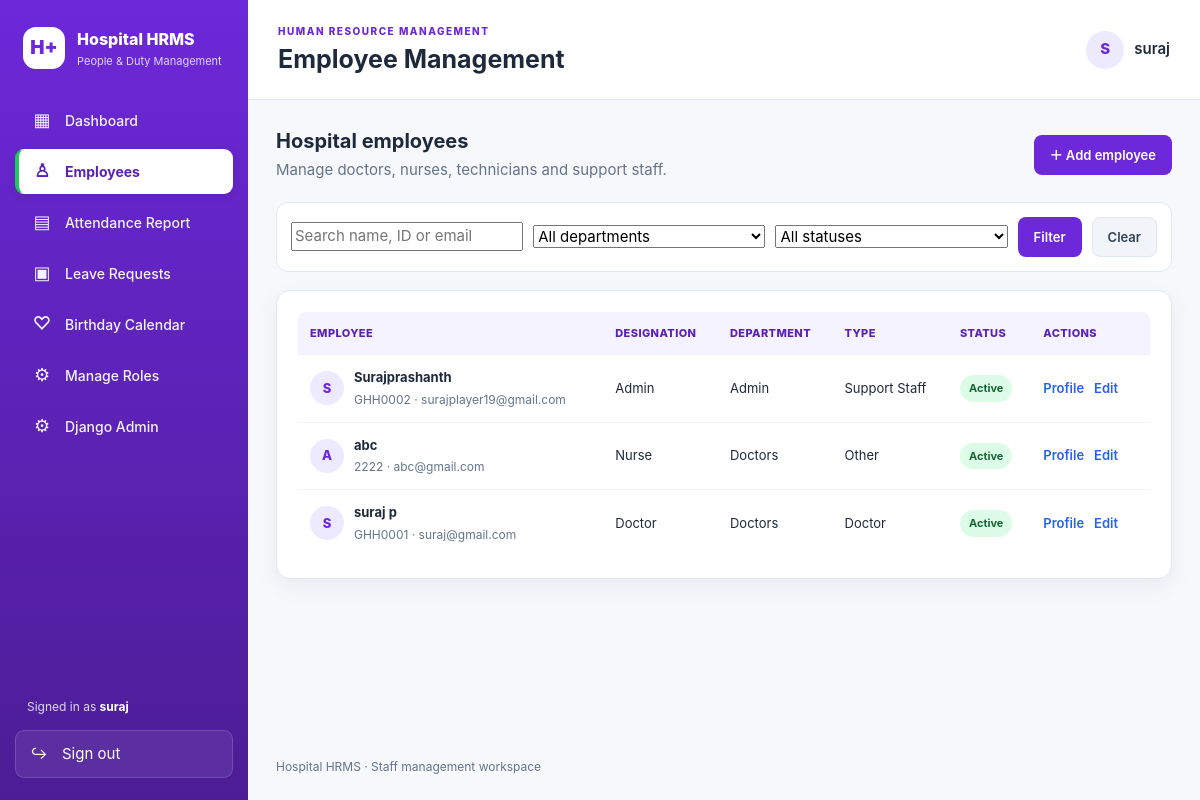
Screenshot of /employees/ (signed in) with the database file from the repository.
### hr/models.py (models this page shows, shortened)
class Employee(models.Model):
    class Status(models.TextChoices):
        ACTIVE = "ACTIVE", "Active"
        INACTIVE = "INACTIVE", "Inactive"
        ON_LEAVE = "ON_LEAVE", "On Leave"
    class StaffType(models.TextChoices):
        DOCTOR = "DOCTOR", "Doctor"
        DUTY_DOCTOR = "DUTY_DOCTOR", "Duty Doctor"
        NURSE = "NURSE", "Nurse"
        TECHNICIAN = "TECHNICIAN", "Technician"
        RECEPTIONIST = "RECEPTIONIST", "Receptionist"
        SUPPORT = "SUPPORT", "Support Staff"
        OTHER = "OTHER", "Other"
    user = models.OneToOneField(
        settings.AUTH_USER_MODEL,
        on_delete=models.SET_NULL,
        null=True,
        blank=True,
        related_name="employee_profile",
    )
    employee_id = models.CharField(
        max_length=20,
        unique=True,
    )
    name = models.CharField(max_length=150)
    email = models.EmailField(unique=True)
    phone = models.CharField(max_length=20)
    designation = models.CharField(max_length=100)
    staff_type = models.CharField(
        max_length=20,
        choices=StaffType.choices,
        default=StaffType.OTHER,
    )
    department = models.ForeignKey(
        Department,
        on_delete=models.PROTECT,
        related_name="employees",
    )
    manager = models.ForeignKey(
        "self",
        on_delete=models.SET_NULL,
        null=True,
        blank=True,
        related_name="direct_reports",
        verbose_name="Reports To",
    )
    joining_date = models.DateField()
    birthday = models.DateField(
        null=True,
        blank=True,
    )
    salary = models.DecimalField(
        max_digits=12,
        decimal_places=2,
    )
    status = models.CharField(
        max_length=10,
        choices=Status.choices,
        default=Status.ACTIVE,
    )
    class Meta:
        ordering = ["name"]

class Department(models.Model):
    name = models.CharField(max_length=100, unique=True)
    description = models.TextField(blank=True)
    class Meta:
        permissions = [
            ("view_dashboard", "Can view the HRMS dashboard"),
            ("view_employee_pages", "Can view employee pages"),
            ("manage_employee_pages", "Can add and edit employees"),
            ("view_attendance_pages", "Can view attendance pages"),
            ("apply_leave_requests", "Can apply for leave"),
            ("view_leave_pages", "Can view leave requests"),
            ("approve_leave_requests", "Can approve or reject leave requests"),
            ("view_birthday_calendar", "Can view the birthday calendar"),
        ]

### hr/views.py (the view)
# urls.py: path("employees/", views.employee_list, name="employee_list"),
@login_required
@permission_required("hr.view_employee_pages", raise_exception=True)
def employee_list(request):
    employees = Employee.objects.select_related(
        "department",
        "user",
    ).all().order_by("name")
    departments = Department.objects.all()
    query = request.GET.get("q", "").strip()
    department = request.GET.get("department", "")
    status = request.GET.get("status", "")
    if query:
        employees = employees.filter(
            Q(name__icontains=query)
            | Q(employee_id__icontains=query)
            | Q(email__icontains=query)
        )
    if department:
        employees = employees.filter(
            department_id=department
        )
    if status in ("ACTIVE", "INACTIVE", "ON_LEAVE"):
        employees = employees.filter(
            status=status
        )
    return render(
        request,
        "hr/employee_list.html",
        {
            "employees": employees,
            "departments": departments,
            "query": query,
            "selected_department": department,
            "selected_status": status,
        },
    )

### hr/templates/hr/employee_list.html (shortened to what this page needs)
{% extends "hr/base.html" %}
{% block page_heading %}Employee Management{% endblock %}
{% block content %}
<div class="page-toolbar"><div><h2>Hospital employees</h2><p class="muted">Manage doctors, nurses, technicians and support staff.</p></div><a class="btn btn-primary" href="{% url 'employee_create' %}">＋ Add employee</a></div>
<form method="get" class="filter-bar">
  <input type="search" name="q" value="{{ request.GET.q }}" placeholder="Search name, ID or email">
  <select name="department"><option value="">All departments</option></select>
  <select name="status"><option value="">All statuses</option></select>
  <button class="btn btn-primary" type="submit">Filter</button><a class="btn btn-light" href="{% url 'employee_list' %}">Clear</a>
</form>
<section class="panel"><div class="table-wrap"><table><thead><tr><th>Employee</th><th>Designation</th><th>Department</th><th>Type</th><th>Status</th><th>Actions</th></tr></thead><tbody>
{% for employee in employees %}
<tr><td><div class="person-cell"><span class="avatar avatar-small">{{ employee.name|first|upper }}</span><span><strong>{{ employee.name }}</strong><small>{{ employee.employee_id }} · {{ employee.email }}</small></span></div></td><td>{{ employee.designation }}</td><td>{{ employee.department.name }}</td><td>{{ employee.get_staff_type_display }}</td><td><span class="status status-{{ employee.status|lower }}">{{ employee.get_status_display }}</span></td><td class="actions"><a href="{% url 'employee_profile' employee.pk %}">Profile</a><a href="{% url 'employee_edit' employee.pk %}">Edit</a></td></tr>
{% empty %}<tr><td colspan="6" class="empty">No employees found. Add an employee to get started.</td></tr>{% endfor %}
</tbody></table></div></section>
{% endblock %}

### hr/templates/hr/base.html (shortened to what this page needs)
{% load static %}
<!DOCTYPE html>
<html lang="en">
<head>
    <link rel="stylesheet" href="{% static 'hr/css/theme.css' %}">
</head>
<body>
<div class="app-shell" id="appShell">
    <aside class="sidebar" id="sidebar" aria-label="Main navigation">
        <a class="brand" href="{% url 'dashboard' %}">
            <span class="brand-mark">H+</span>
            <span class="brand-text">
                Hospital HRMS
                <small>People &amp; Duty Management</small>
            </span>
        </a>
        <nav class="nav-links">
            {% if perms.hr.view_dashboard %}
                <a href="{% url 'dashboard' %}"
                   class="{% if request.resolver_match.url_name == 'dashboard' %}active{% endif %}">
                    <span class="nav-icon">▦</span>
                    <span>Dashboard</span>
                </a>
            {% endif %}
            {% if perms.hr.view_employee_pages %}
                <a href="{% url 'employee_list' %}"
                   class="{% if request.resolver_match.url_name == 'employee_list' or request.resolver_match.url_name == 'employee_create' or request.resolver_match.url_name == 'employee_edit' or request.resolver_match.url_name == 'employee_profile' %}active{% endif %}">
                    <span class="nav-icon">♙</span>
                    <span>Employees</span>
                </a>
            {% endif %}
            {% if perms.hr.view_attendance_pages or request.user.employee_profile %}
                <a href="{% url 'attendance_report' %}"
                   class="{% if request.resolver_match.url_name == 'attendance_report' %}active{% endif %}">
                    <span class="nav-icon">▤</span>
                    <span>{% if request.user.is_superuser or perms.hr.manage_employee_pages %}Attendance Report{% else %}My Attendance{% endif %}</span>
                </a>
            {% endif %}
            {% if perms.hr.view_leave_pages %}
                <a href="{% url 'leave_list' %}"
                   class="{% if request.resolver_match.url_name == 'leave_list' or request.resolver_match.url_name == 'leave_create' or request.resolver_match.url_name == 'leave_review' %}active{% endif %}">
                    <span class="nav-icon">▣</span>
                    <span>Leave Requests</span>
                </a>
            {% endif %}
            {% if perms.hr.view_birthday_calendar %}
                <a href="{% url 'birthday_calendar' %}"
                   class="{% if request.resolver_match.url_name == 'birthday_calendar' %}active{% endif %}">
                    <span class="nav-icon">♡</span>
                    <span>Birthday Calendar</span>
                </a>
            {% endif %}
            {% if request.user.is_superuser %}
                <a href="{% url 'role_management' %}"
                   class="{% if request.resolver_match.url_name == 'role_management' %}active{% endif %}">
                    <span class="nav-icon">⚙</span>
                    <span>Manage Roles</span>
                </a>
            {% endif %}
            {% if request.user.is_staff %}
                <a href="{% url 'admin:index' %}"
                   class="{% if request.resolver_match.namespace == 'admin' %}active{% endif %}">
                    <span class="nav-icon">⚙</span>
                    <span>Django Admin</span>
                </a>
            {% endif %}
        </nav>
        <div class="sidebar-bottom">
            <div class="signed-in">
                <span>Signed in as</span>
                <strong>{{ request.user.get_username }}</strong>
            </div>
            <form method="post" action="{% url 'logout' %}">
                <button class="nav-logout" type="submit">
                    <span class="nav-icon">↪</span>
                    <span>Sign out</span>
                </button>
            </form>
        </div>
    </aside>
    <main class="main-area">
        <header class="topbar">
            <div class="topbar-left">
                <div class="page-heading">
                    <div class="eyebrow">
                        HUMAN RESOURCE MANAGEMENT
                    </div>
                    <h1>
                        {% block page_heading %}{% endblock %}
                    </h1>
                </div>
            </div>
            <div class="topbar-user">
                <span class="avatar">
                    {{ request.user.get_username|first|upper }}
                </span>
                <span class="topbar-username">
                    {{ request.user.get_username }}
                </span>
            </div>
        </header>
        <section class="page-content">
            {% block content %}
            {% endblock %}
        </section>
        <footer class="footer">
            Hospital HRMS · Staff management workspace
        </footer>
    </main>
</div>
</body>
</html>

### rows the page displays
Employee: name|first "S", name "Surajprashanth", employee_id "GHH0002", email "surajplayer19@gmail.com", designation "Admin", department.name "Admin", staff_type "Support Staff", status "Active"
Employee: name|first "A", name "abc", employee_id "2222", email "abc@gmail.com", designation "Nurse", department.name "Doctors", staff_type "Other", status "Active"
Employee: name|first "S", name "suraj p", employee_id "GHH0001", email "suraj@gmail.com", designation "Doctor", department.name "Doctors", staff_type "Doctor", status "Active"

### other values shown
{{ request.user.get_username }} "suraj"
{{ request.user.get_username|first|upper }} "S"
